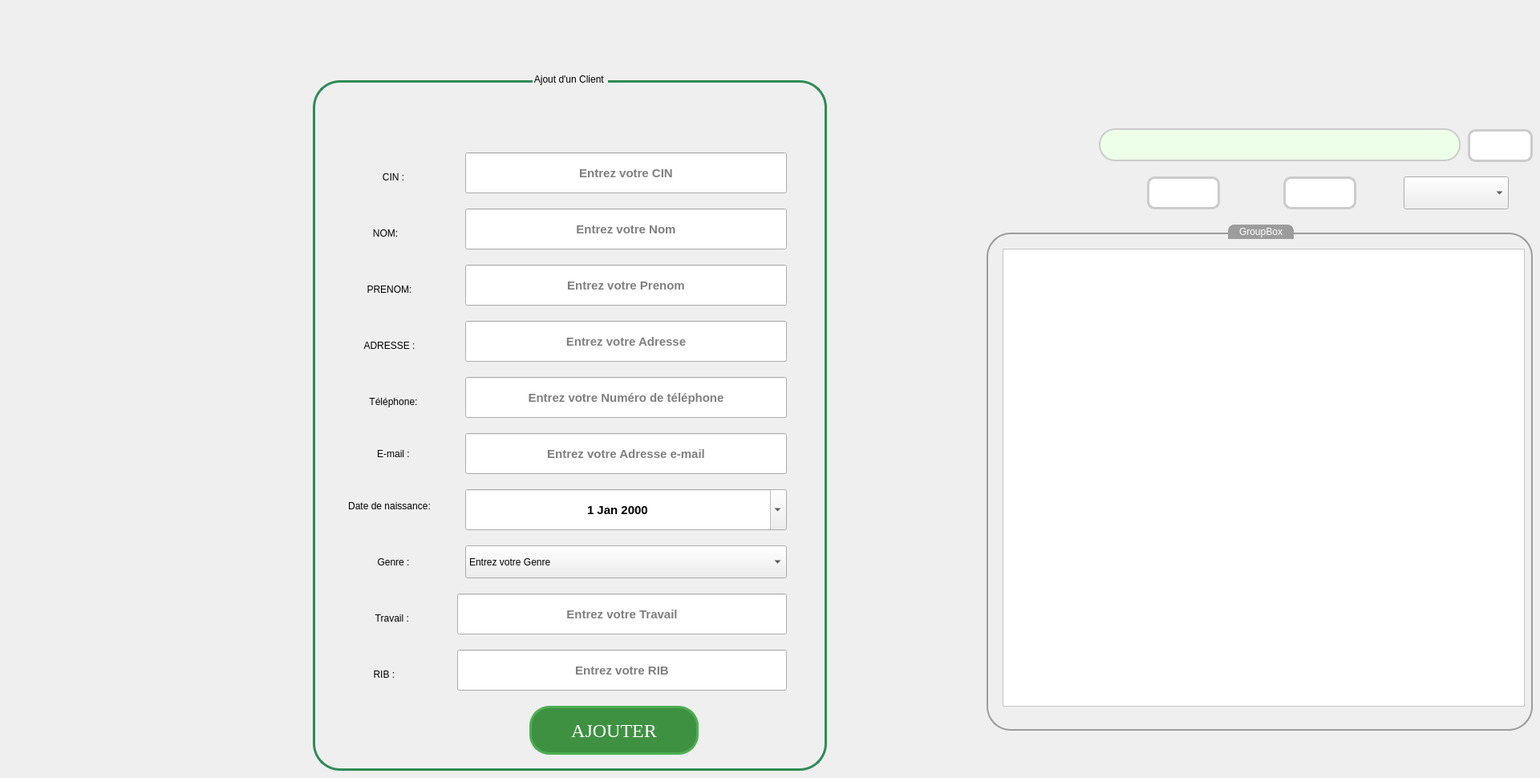
    <widget class="QWidget" name="CLIENT">
     <widget class="QGroupBox" name="groupBox_7">
      <property name="geometry">
       <rect>
        <x>390</x>
        <y>90</y>
        <width>641</width>
        <height>871</height>
       </rect>
      </property>
      <property name="styleSheet">
       <string notr="true">QGroupBox {
    border: 3px solid #2e8b57;
    border-radius: 34px;
    margin-top: 10px;
    padding: 10px;
    font: 75 22pt &quot;Times New Roman&quot;;
}

QVBoxLayout {
    background-color: #e0e0e0; /* Couleur de fond pour le QVBoxLayout */
    padding: 15px; /* Ajout de marge interne au QVBoxLayout */
}

/* Styles pour les widgets (par exemple, QLabel, QLineEdit, etc.) dans le QVBoxLayout */
QVBoxLayout QLabel {
    color: #333333;
    font-size: 16px;
    margin-bottom: 5px;
}

QVBoxLayout QLineEdit, QVBoxLayout QTextEdit, QVBoxLayout QDateEdit, QVBoxLayout QComboBox {
    margin-bottom: 10px;
    padding: 8px;
    border: 1px solid #ccc;
    border-radius: 5px;
    width: 200px;
}

QVBoxLayout QLineEdit:hover, QVBoxLayout QTextEdit:hover, QVBoxLayout QDateEdit:hover, QVBoxLayout QComboBox:hover {
    border: 1px solid #2e8b57;
}

/* Styles pour les boutons dans le QVBoxLayout */
QVBoxLayout QPushButton {
    background-color: #4285f4;
    color: #ffffff;
    padding: 10px 20px;
    border: none;
    border-radius: 8px;
}

QVBoxLayout QPushButton:hover {
    background-color: #2e5f22;
}
</string>
      </property>
      <property name="title">
       <string>Ajout d'un Client </string>
      </property>
      <property name="alignment">
       <set>Qt::AlignCenter</set>
      </property>
      <widget class="QLabel" name="CIN_4">
       <property name="geometry">
        <rect>
         <x>10</x>
         <y>100</y>
         <width>181</width>
         <height>61</height>
        </rect>
       </property>
       <property name="styleSheet">
        <string notr="true">font: 75 18pt &quot;Times New Roman&quot;;</string>
       </property>
       <property name="text">
        <string>CIN :</string>
       </property>
       <property name="alignment">
        <set>Qt::AlignCenter</set>
       </property>
      </widget>
      <widget class="QLabel" name="NOM_4">
       <property name="geometry">
        <rect>
         <x>10</x>
         <y>170</y>
         <width>161</width>
         <height>61</height>
        </rect>
       </property>
       <property name="styleSheet">
        <string notr="true">font: 75 18pt &quot;Times New Roman&quot;;</string>
       </property>
       <property name="text">
        <string>NOM:</string>
       </property>
       <property name="alignment">
        <set>Qt::AlignCenter</set>
       </property>
      </widget>
      <widget class="QLabel" name="PRENOM_3">
       <property name="geometry">
        <rect>
         <x>20</x>
         <y>240</y>
         <width>151</width>
         <height>61</height>
        </rect>
       </property>
       <property name="styleSheet">
        <string notr="true">font: 75 18pt &quot;Times New Roman&quot;;</string>
       </property>
       <property name="text">
        <string>PRENOM:</string>
       </property>
       <property name="alignment">
        <set>Qt::AlignCenter</set>
       </property>
      </widget>
      <widget class="QLineEdit" name="lineEdit_26">
       <property name="geometry">
        <rect>
         <x>190</x>
         <y>100</y>
         <width>401</width>
         <height>51</height>
        </rect>
       </property>
       <property name="font">
        <font>
         <pointsize>11</pointsize>
         <weight>75</weight>
         <bold>true</bold>
        </font>
       </property>
       <property name="alignment">
        <set>Qt::AlignCenter</set>
       </property>
       <property name="placeholderText">
        <string>Entrez votre CIN</string>
       </property>
      </widget>
      <widget class="QLineEdit" name="lineEdit_28">
       <property name="geometry">
        <rect>
         <x>190</x>
         <y>170</y>
         <width>401</width>
         <height>51</height>
        </rect>
       </property>
       <property name="font">
        <font>
         <pointsize>11</pointsize>
         <weight>75</weight>
         <bold>true</bold>
        </font>
       </property>
       <property name="styleSheet">
        <string notr="true">QLineEdit {
    placeholder-text: &quot;Veuillez saisir votre nom&quot;;
}
</string>
       </property>
       <property name="alignment">
        <set>Qt::AlignCenter</set>
       </property>
       <property name="placeholderText">
        <string>Entrez votre Nom</string>
       </property>
      </widget>
      <widget class="QLineEdit" name="lineEdit_29">
       <property name="geometry">
        <rect>
         <x>190</x>
         <y>240</y>
         <width>401</width>
         <height>51</height>
        </rect>
       </property>
       <property name="font">
        <font>
         <pointsize>11</pointsize>
         <weight>75</weight>
         <bold>true</bold>
        </font>
       </property>
       <property name="alignment">
        <set>Qt::AlignCenter</set>
       </property>
       <property name="placeholderText">
        <string>Entrez votre Prenom</string>
       </property>
      </widget>
      <widget class="QLineEdit" name="lineEdit_30">
       <property name="geometry">
        <rect>
         <x>190</x>
         <y>310</y>
         <width>401</width>
         <height>51</height>
        </rect>
       </property>
       <property name="font">
        <font>
         <pointsize>11</pointsize>
         <weight>75</weight>
         <bold>true</bold>
        </font>
       </property>
       <property name="alignment">
        <set>Qt::AlignCenter</set>
       </property>
       <property name="placeholderText">
        <string>Entrez votre Adresse</string>
       </property>
      </widget>
      <widget class="QLabel" name="EMAIL_2">
       <property name="geometry">
        <rect>
         <x>20</x>
         <y>440</y>
         <width>161</width>
         <height>71</height>
        </rect>
       </property>
       <property name="styleSheet">
        <string notr="true">font: 75 18pt &quot;Times New Roman&quot;;</string>
       </property>
       <property name="text">
        <string>E-mail :</string>
       </property>
       <property name="alignment">
        <set>Qt::AlignCenter</set>
       </property>
      </widget>
      <widget class="QLineEdit" name="lineEdit_31">
       <property name="geometry">
        <rect>
         <x>190</x>
         <y>450</y>
         <width>401</width>
         <height>51</height>
        </rect>
       </property>
       <property name="font">
        <font>
         <pointsize>11</pointsize>
         <weight>75</weight>
         <bold>true</bold>
        </font>
       </property>
       <property name="alignment">
        <set>Qt::AlignCenter</set>
       </property>
       <property name="placeholderText">
        <string>Entrez votre Adresse e-mail</string>
       </property>
      </widget>
      <widget class="QLineEdit" name="lineEdit_32">
       <property name="geometry">
        <rect>
         <x>190</x>
         <y>380</y>
         <width>401</width>
         <height>51</height>
        </rect>
       </property>
       <property name="font">
        <font>
         <pointsize>11</pointsize>
         <weight>75</weight>
         <bold>true</bold>
        </font>
       </property>
       <property name="alignment">
        <set>Qt::AlignCenter</set>
       </property>
       <property name="placeholderText">
        <string>Entrez votre Numéro de téléphone</string>
       </property>
      </widget>
      <widget class="QLabel" name="ADRESSE_4">
       <property name="geometry">
        <rect>
         <x>0</x>
         <y>310</y>
         <width>191</width>
         <height>61</height>
        </rect>
       </property>
       <property name="styleSheet">
        <string notr="true">font: 75 18pt &quot;Times New Roman&quot;;</string>
       </property>
       <property name="text">
        <string>ADRESSE :</string>
       </property>
       <property name="alignment">
        <set>Qt::AlignCenter</set>
       </property>
      </widget>
      <widget class="QLabel" name="TELEPHONE_3">
       <property name="geometry">
        <rect>
         <x>-60</x>
         <y>380</y>
         <width>321</width>
         <height>61</height>
        </rect>
       </property>
       <property name="styleSheet">
        <string notr="true">font: 75 18pt &quot;Times New Roman&quot;;</string>
       </property>
       <property name="text">
        <string>Téléphone:</string>
       </property>
       <property name="alignment">
        <set>Qt::AlignCenter</set>
       </property>
      </widget>
      <widget class="QLabel" name="Datedenaissance_2">
       <property name="geometry">
        <rect>
         <x>10</x>
         <y>510</y>
         <width>171</width>
         <height>61</height>
        </rect>
       </property>
       <property name="styleSheet">
        <string notr="true">font: 75 14pt &quot;Times New Roman&quot;;</string>
       </property>
       <property name="text">
        <string>Date de naissance:</string>
       </property>
       <property name="alignment">
        <set>Qt::AlignCenter</set>
       </property>
      </widget>
      <widget class="QLabel" name="GENRE_2">
       <property name="geometry">
        <rect>
         <x>20</x>
         <y>580</y>
         <width>161</width>
         <height>61</height>
        </rect>
       </property>
       <property name="styleSheet">
        <string notr="true">font: 75 18pt &quot;Times New Roman&quot;;</string>
       </property>
       <property name="text">
        <string>Genre :</string>
       </property>
       <property name="alignment">
        <set>Qt::AlignCenter</set>
       </property>
      </widget>
      <widget class="QComboBox" name="comboBox_4">
       <property name="geometry">
        <rect>
         <x>190</x>
         <y>590</y>
         <width>401</width>
         <height>41</height>
        </rect>
       </property>
       <property name="currentText">
        <string>Entrez votre Genre</string>
       </property>
       <item>
        <property name="text">
         <string>Entrez votre Genre</string>
        </property>
       </item>
       <item>
        <property name="text">
         <string>Homme</string>
        </property>
       </item>
       <item>
        <property name="text">
         <string>Femme</string>
        </property>
       </item>
      </widget>
      <widget class="QDateEdit" name="dateEdit_5">
       <property name="geometry">
        <rect>
         <x>190</x>
         <y>520</y>
         <width>401</width>
         <height>51</height>
        </rect>
       </property>
       <property name="font">
        <font>
         <pointsize>11</pointsize>
         <weight>75</weight>
         <bold>true</bold>
        </font>
       </property>
       <property name="alignment">
        <set>Qt::AlignCenter</set>
       </property>
       <property name="calendarPopup">
        <bool>true</bool>
       </property>
      </widget>
      <widget class="QLabel" name="GENRE_3">
       <property name="geometry">
        <rect>
         <x>20</x>
         <y>650</y>
         <width>161</width>
         <height>61</height>
        </rect>
       </property>
       <property name="styleSheet">
        <string notr="true">font: 75 18pt &quot;Times New Roman&quot;;</string>
       </property>
       <property name="text">
        <string>Travail : </string>
       </property>
       <property name="alignment">
        <set>Qt::AlignCenter</set>
       </property>
      </widget>
      <widget class="QLineEdit" name="lineEdit_33">
       <property name="geometry">
        <rect>
         <x>180</x>
         <y>650</y>
         <width>411</width>
         <height>51</height>
        </rect>
       </property>
       <property name="font">
        <font>
         <pointsize>11</pointsize>
         <weight>75</weight>
         <bold>true</bold>
        </font>
       </property>
       <property name="alignment">
        <set>Qt::AlignCenter</set>
       </property>
       <property name="placeholderText">
        <string>Entrez votre Travail</string>
       </property>
      </widget>
      <widget class="QLabel" name="GENRE_4">
       <property name="geometry">
        <rect>
         <x>10</x>
         <y>720</y>
         <width>161</width>
         <height>61</height>
        </rect>
       </property>
       <property name="styleSheet">
        <string notr="true">font: 75 18pt &quot;Times New Roman&quot;;</string>
       </property>
       <property name="text">
        <string>RIB : </string>
       </property>
       <property name="alignment">
        <set>Qt::AlignCenter</set>
       </property>
      </widget>
      <widget class="QLineEdit" name="lineEdit_34">
       <property name="geometry">
        <rect>
         <x>180</x>
         <y>720</y>
         <width>411</width>
         <height>51</height>
        </rect>
       </property>
       <property name="font">
        <font>
         <pointsize>11</pointsize>
         <weight>75</weight>
         <bold>true</bold>
        </font>
       </property>
       <property name="alignment">
        <set>Qt::AlignCenter</set>
       </property>
       <property name="placeholderText">
        <string>Entrez votre RIB</string>
       </property>
      </widget>
      <widget class="QPushButton" name="pushButton_3">
       <property name="geometry">
        <rect>
         <x>270</x>
         <y>790</y>
         <width>211</width>
         <height>61</height>
        </rect>
       </property>
       <property name="font">
        <font>
         <family>Times New Roman</family>
         <pointsize>18</pointsize>
        </font>
       </property>
       <property name="styleSheet">
        <string notr="true">/* Style de base pour le QPushButton */
QPushButton {
    background-color: #3f9142; /* Vert primaire du thème d'assurance */
    color: #ffffff; /* Texte blanc */
    border: 3px solid #4CAF50; /* Bordure verte */
    border-radius: 25px; /* Coins arrondis */
    padding: 5px 10px; /* Espacement interne */
}

/* Style du QPushButton lorsqu'il est survolé */
QPushButton:hover {
    background-color: #45a049; /* Vert plus foncé au survol */
}

/* Style du QPushButton lorsqu'il est pressé (clic) */
QPushButton:pressed {
    background-color: #3c8942; /* Vert encore plus foncé au clic */
}

/* Style du QPushButton lorsqu'il est en focus (tabulation) */
QPushButton:focus {
    outline: none; /* Supprimer le contour par défaut */
    border: 2px solid #3c8942; /* Bordure plus foncée lorsqu'en focus */
}

/* Style du QPushButton lorsqu'il est désactivé */
QPushButton:disabled {
    background-color: #b0b0b0; /* Fond gris clair pour les boutons désactivés */
    color: #707070; /* Couleur du texte grise pour les boutons désactivés */
    border: 2px solid #b0b0b0; /* Bordure grise pour les boutons désactivés */
}

/* Style général pour les widgets lorsqu'ils sont désactivés */
QWidget:disabled {
    background-color: #f0f0f0; /* Fond gris clair pour les widgets désactivés */
    color: #a0a0a0; /* Couleur du texte grise pour les widgets désactivés */
}
</string>
       </property>
       <property name="text">
        <string>AJOUTER</string>
       </property>
      </widget>
     </widget>
     <widget class="QGroupBox" name="groupBox_8">
      <property name="geometry">
       <rect>
        <x>1230</x>
        <y>280</y>
        <width>681</width>
        <height>631</height>
       </rect>
      </property>
      <property name="styleSheet">
       <string notr="true">QGroupBox {
    border: 2px solid #9C9C9C; /* Bordure du groupe box */
    border-radius: 30px; /* Coins arrondis */
    margin-top: 10px; /* Marge supérieure pour l'espacement avec d'autres éléments */
}

QGroupBox::title {
    subcontrol-origin: margin;
    subcontrol-position: top center;
    padding: 0 10px; /* Espacement interne pour le titre */
    background-color: #9C9C9C; /* Couleur de fond du titre */
    color: #fff; /* Couleur du texte du titre */
    border: 2px solid #9C9C9C; /* Bordure du titre */
    border-top-left-radius: 8px; /* Coins arrondis en haut à gauche du titre */
    border-top-right-radius: 8px; /* Coins arrondis en haut à droite du titre */
}

/* Style pour le contenu interne du QGroupBox (facultatif) */
QGroupBox QWidget {
    background-color: #fff; /* Couleur de fond du contenu interne */
    padding: 10px; /* Espacement interne du contenu interne */
}
</string>
      </property>
      <property name="title">
       <string>GroupBox</string>
      </property>
      <widget class="QTableView" name="tableView_3">
       <property name="geometry">
        <rect>
         <x>20</x>
         <y>30</y>
         <width>651</width>
         <height>571</height>
        </rect>
       </property>
       <property name="styleSheet">
        <string notr="true"/>
       </property>
      </widget>
     </widget>
     <widget class="QLineEdit" name="lineEdit_5">
      <property name="geometry">
       <rect>
        <x>1370</x>
        <y>160</y>
        <width>451</width>
        <height>41</height>
       </rect>
      </property>
      <property name="styleSheet">
       <string notr="true">QLineEdit {
	background-color: rgb(237, 255, 233);
    padding: 6px; /* Espace intérieur du QLineEdit */
    border: 2px solid #ccc; /* Bordure grise */
    border-radius: 20px; /* Coins arrondis plus prononcés */
}

QLineEdit:focus {
    border-color: #4CAF50; /* Couleur de la bordure lorsque le QLineEdit est sélectionné */
    outline: none; /* Supprime l'effet de focus par défaut */
}

QLineEdit::placeholder {
    color: #999; /* Couleur du texte de l'indicateur de champ */
}

QLineEdit::hover {
    border-color: #aaa; /* Couleur de la bordure lors du survol */
}
</string>
      </property>
     </widget>
     <widget class="QPushButton" name="RECHERCHE_3">
      <property name="geometry">
       <rect>
        <x>1830</x>
        <y>161</y>
        <width>81</width>
        <height>41</height>
       </rect>
      </property>
      <property name="styleSheet">
       <string notr="true">QPushButton {
    padding: 6px 12px; /* Espace intérieur du bouton */
    border: 3px solid #ccc; /* Bordure grise */
    border-radius: 10px; /* Coins arrondis */
    background-color: #fff; /* Couleur de fond */
    transition: background-color 0.3s, border-color 0.3s; /* Transition douce pour le survol */
}

QPushButton:hover {
    border-color: #555; /* Couleur de la bordure lors du survol */
    background-color: #eee; /* Nouvelle couleur de fond lors du survol */
}

QPushButton:pressed {
    background-color: #ddd; /* Couleur de fond lorsque le bouton est enfoncé */
}

QPushButton:focus {
    outline: none; /* Supprime l'effet de focus par défaut */
}
</string>
      </property>
      <property name="text">
       <string/>
      </property>
      <property name="icon">
       <iconset resource="ressources.qrc">
        <normaloff>:/img/img/recherche.svg</normaloff>:/img/img/recherche.svg</iconset>
      </property>
      <property name="iconSize">
       <size>
        <width>20</width>
        <height>20</height>
       </size>
      </property>
     </widget>
     <widget class="QPushButton" name="STATISTISTIQUE_3">
      <property name="geometry">
       <rect>
        <x>1430</x>
        <y>220</y>
        <width>91</width>
        <height>41</height>
       </rect>
      </property>
      <property name="styleSheet">
       <string notr="true">QPushButton {
    padding: 6px 12px; /* Espace intérieur du bouton */
    border: 3px solid #ccc; /* Bordure grise */
    border-radius: 10px; /* Coins arrondis */
    background-color: #fff; /* Couleur de fond */
    transition: background-color 0.3s, border-color 0.3s; /* Transition douce pour le survol */
}

QPushButton:hover {
    border-color: #555; /* Couleur de la bordure lors du survol */
    background-color: #eee; /* Nouvelle couleur de fond lors du survol */
}

QPushButton:pressed {
    background-color: #ddd; /* Couleur de fond lorsque le bouton est enfoncé */
}

QPushButton:focus {
    outline: none; /* Supprime l'effet de focus par défaut */
}
</string>
      </property>
      <property name="text">
       <string/>
      </property>
      <property name="icon">
       <iconset resource="ressources.qrc">
        <normaloff>:/img/img/stat.svg</normaloff>:/img/img/stat.svg</iconset>
      </property>
      <property name="iconSize">
       <size>
        <width>23</width>
        <height>23</height>
       </size>
      </property>
     </widget>
     <widget class="QPushButton" name="PDF_3">
      <property name="geometry">
       <rect>
        <x>1600</x>
        <y>220</y>
        <width>91</width>
        <height>41</height>
       </rect>
      </property>
      <property name="styleSheet">
       <string notr="true">QPushButton {
    padding: 6px 12px; /* Espace intérieur du bouton */
    border: 3px solid #ccc; /* Bordure grise */
    border-radius: 10px; /* Coins arrondis */
    background-color: #fff; /* Couleur de fond */
    transition: background-color 0.3s, border-color 0.3s; /* Transition douce pour le survol */
}

QPushButton:hover {
    border-color: #555; /* Couleur de la bordure lors du survol */
    background-color: #eee; /* Nouvelle couleur de fond lors du survol */
}

QPushButton:pressed {
    background-color: #ddd; /* Couleur de fond lorsque le bouton est enfoncé */
}

QPushButton:focus {
    outline: none; /* Supprime l'effet de focus par défaut */
}
</string>
      </property>
      <property name="text">
       <string/>
      </property>
      <property name="icon">
       <iconset resource="ressources.qrc">
        <normaloff>:/img/img/pdf.svg</normaloff>:/img/img/pdf.svg</iconset>
      </property>
      <property name="iconSize">
       <size>
        <width>30</width>
        <height>30</height>
       </size>
      </property>
     </widget>
     <widget class="QComboBox" name="TRI_3">
      <property name="geometry">
       <rect>
        <x>1750</x>
        <y>220</y>
        <width>131</width>
        <height>41</height>
       </rect>
      </property>
      <property name="styleSheet">
       <string notr="true"/>
      </property>
      <item>
       <property name="text">
        <string/>
       </property>
       <property name="icon">
        <iconset>
         <normaloff>../../../../Downloads/sort-svgrepo-com.svg</normaloff>../../../../Downloads/sort-svgrepo-com.svg</iconset>
       </property>
      </item>
      <item>
       <property name="text">
        <string/>
       </property>
       <property name="icon">
        <iconset>
         <normaloff>../../../../Downloads/sort-descending-svgrepo-com.svg</normaloff>../../../../Downloads/sort-descending-svgrepo-com.svg</iconset>
       </property>
      </item>
     </widget>
    </widget>
